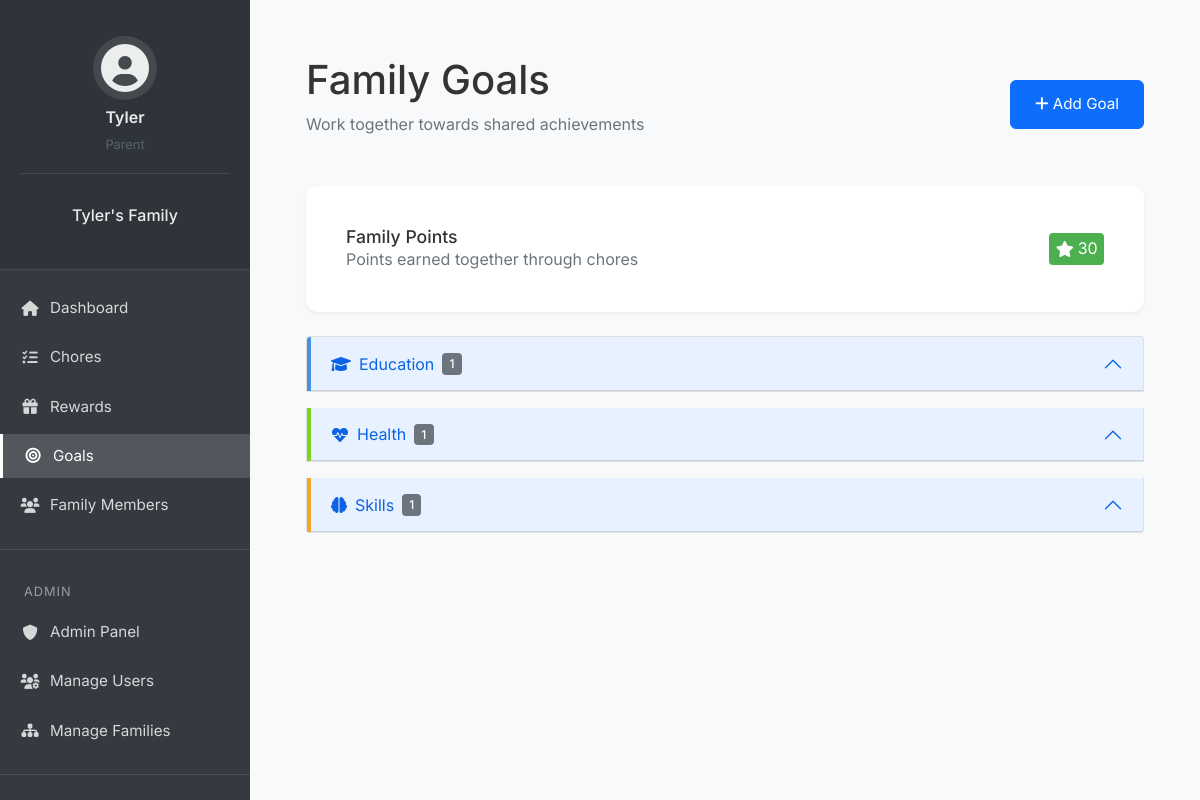
The page /goals/ (signed in) on the database its author committed.
### flask_app/models/user.py (models this page shows, shortened)
class User(db.Model, UserMixin):
    __tablename__ = 'user'
    id = db.Column(db.Integer, primary_key=True)
    username = db.Column(db.String(64), unique=True, nullable=False)
    email = db.Column(db.String(120), unique=True, nullable=False)
    password_hash = db.Column(db.String(128), nullable=False)
    pin = db.Column(db.String(4))
    created_at = db.Column(db.DateTime, default=datetime.utcnow)
    is_superuser = db.Column(db.Boolean, default=False)
    is_parent = db.Column(db.Boolean, default=False)
    family_id = db.Column(db.Integer, db.ForeignKey('family.id'))
    parent_id = db.Column(db.Integer, db.ForeignKey('user.id'), nullable=True)
    children = db.relationship('User', backref=db.backref('parent', remote_side=[id]))
    coins = db.Column(db.Integer, default=0)
    family_points = db.Column(db.Integer, default=0)
    avatar = db.Column(db.String(50), default='fa-user-circle')
    assigned_chores = db.relationship('Chore',
                                    foreign_keys='Chore.assigned_to_id',
                                    back_populates='assigned_to',
                                    lazy=True)
    created_chores = db.relationship('Chore',
                                   foreign_keys='Chore.created_by_id',
                                   back_populates='created_by',
                                   lazy=True)
    created_goals = db.relationship('Goal', back_populates='created_by', lazy=True)
    created_goal_categories = db.relationship('GoalCategory', back_populates='created_by', lazy=True)

class Family(db.Model):
    __tablename__ = 'family'
    id = db.Column(db.Integer, primary_key=True)
    name = db.Column(db.String(100), nullable=False)
    family_code = db.Column(db.String(6), unique=True, nullable=False)
    created_at = db.Column(db.DateTime, default=datetime.utcnow)
    members = db.relationship('User', backref='family', lazy=True)
    chores = db.relationship('Chore', backref='family', lazy=True)
    module_settings = db.relationship('ModuleSettings', back_populates='family', lazy=True)
    goals = db.relationship('Goal', back_populates='family', lazy=True)
    goal_categories = db.relationship('GoalCategory', back_populates='family', lazy=True)

class GoalCategory(db.Model):
    id = db.Column(db.Integer, primary_key=True)
    name = db.Column(db.String(100), nullable=False)
    color = db.Column(db.String(7), default='#6c757d')  # Hex color code
    icon = db.Column(db.String(50), default='fa-star')
    family_id = db.Column(db.Integer, db.ForeignKey('family.id'), nullable=False)
    created_by_id = db.Column(db.Integer, db.ForeignKey('user.id'), nullable=False)
    family = db.relationship('Family', back_populates='goal_categories')
    created_by = db.relationship('User', back_populates='created_goal_categories')
    goals = db.relationship('Goal', back_populates='category', cascade='all, delete-orphan')
    created_at = db.Column(db.DateTime, default=datetime.utcnow)
    updated_at = db.Column(db.DateTime, default=datetime.utcnow, onupdate=datetime.utcnow)

### flask_app/controllers/goals.py (the view)
@goals_bp.route('/')
@login_required
def list_goals():
    if not current_user.family:
        flash('You need to be part of a family to view goals.', 'warning')
        return redirect(url_for('main.dashboard'))
    categories = GoalCategory.query.filter_by(family_id=current_user.family_id).all()
    active_goals = Goal.query.filter_by(
        family_id=current_user.family_id,
        is_completed=False
    ).order_by(Goal.created_at.desc()).all()
    completed_goals = Goal.query.filter_by(
        family_id=current_user.family_id,
        is_completed=True
    ).order_by(Goal.completed_at.desc()).all()
    family_points = sum(member.family_points for member in current_user.family.members)
    return render_template('goals/list.html',
                         active_goals=active_goals,
                         completed_goals=completed_goals,
                         family_points=family_points,
                         categories=categories)

### flask_app/__init__.py (called while the page is built)
@login_manager.user_loader
def load_user(id):
    from flask_app.models.user import User
    return User.query.get(int(id))

### flask_app/templates/goals/list.html (shortened to what this page needs)
{% extends "base.html" %}
{% block authenticated_content %}
<div class="content-container">
    <div class="page-header d-flex justify-content-between align-items-center">
        <div>
            <h1>Family Goals</h1>
            <p class="text-muted">Work together towards shared achievements</p>
        </div>
        {% if current_user.is_parent %}
        <button class="btn btn-primary" data-bs-toggle="modal" data-bs-target="#addGoalModal">
            <i class="fas fa-plus"></i> Add Goal
        </button>
        {% endif %}
    </div>
    <div class="card mb-4">
        <div class="card-body">
            <div class="d-flex justify-content-between align-items-center">
                <div>
                    <h3 class="mb-0">Family Points</h3>
                    <p class="text-muted mb-0">Points earned together through chores</p>
                </div>
                <div class="points-display">
                    <span class="points-badge">
                        <i class="fas fa-star"></i> {{ family_points }}
                    </span>
                </div>
            </div>
        </div>
    </div>
    <div class="accordion" id="goalsAccordion">
        {% for category in categories %}
        {% set category_goals = active_goals|selectattr('category_id', 'equalto', category.id)|list %}
        {% if category_goals %}
        <div class="accordion-item mb-3">
            <h2 class="accordion-header" id="heading{{ category.id }}">
                <button class="accordion-button" type="button"
                        data-bs-toggle="collapse"
                        data-bs-target="#collapse{{ category.id }}"
                        style="border-left: 4px solid {{ category.color }}">
                    <i class="fas {{ category.icon }} me-2"></i>
                    {{ category.name }}
                    <span class="badge bg-secondary ms-2">{{ category_goals|length }}</span>
                </button>
            </h2>
        </div>
        {% endif %}
        {% endfor %}
        {% set uncategorized_goals = active_goals|selectattr('category_id', 'none')|list %}
    </div>
</div>
{% endblock %}

### flask_app/templates/partials/_sidebar.html (shortened to what this page needs)
<nav class="sidebar">
    <div class="sidebar-header">
        <div class="user-profile text-center mb-4">
            {% if current_user.avatar.startswith('fa-') %}
                <i class="fas {{ current_user.avatar }} fa-3x mb-2"></i>
            {% else %}
                <img src="{{ url_for('static', filename='img/avatars/' + current_user.avatar) }}"
                     alt="{{ current_user.username }}'s avatar"
                     class="avatar-img mb-2">
            {% endif %}
            <div class="user-info">
                <h6 class="mb-1">{{ current_user.username }}</h6>
                <small class="text-muted">
                    {% if current_user.is_parent %}
                        Parent
                    {% else %}
                        Child
                        <div class="coins-display mt-1">
                            <i class="fas fa-coins fa-xs"></i>
                            <span class="coins-text">{{ current_user.coins }}</span>
                        </div>
                    {% endif %}
                </small>
            </div>
        </div>
        {% if current_user.family %}
        <div class="family-info text-center mb-3">
            <h5>{{ current_user.family.name }}</h5>
        </div>
        {% endif %}
    </div>
    <ul class="nav flex-column">
        <li class="nav-item">
            <a class="nav-link {% if request.endpoint == 'main.dashboard' %}active{% endif %}"
               href="{{ url_for('main.dashboard') }}">
                <i class="fas fa-home"></i>
                <span>Dashboard</span>
            </a>
        </li>
        {% if current_user.family and module_settings.get('economy', True) %}
            <li class="nav-item" data-module="economy">
                <a class="nav-link {% if request.endpoint.startswith('chores.') %}active{% endif %}"
                   href="{{ url_for('chores.list_chores') }}">
                    <i class="fas fa-tasks"></i>
                    <span>Chores</span>
                </a>
            </li>
            <li class="nav-item" data-module="economy">
                <a class="nav-link {% if request.endpoint.startswith('rewards.') %}active{% endif %}"
                   href="{{ url_for('rewards.list_rewards') }}">
                    <i class="fas fa-gift"></i>
                    <span>Rewards</span>
                </a>
            </li>
            <li class="nav-item" data-module="economy">
                <a class="nav-link {% if request.endpoint.startswith('goals.') %}active{% endif %}"
                   href="{{ url_for('goals.list_goals') }}">
                    <i class="fas fa-bullseye"></i>
                    <span>Goals</span>
                </a>
            </li>
        {% endif %}
        {% if current_user.is_parent %}
            <li class="nav-item">
                <a class="nav-link {% if request.endpoint.startswith('family.') %}active{% endif %}"
                   href="{{ url_for('family.members') }}">
                    <i class="fas fa-users"></i>
                    <span>Family Members</span>
                </a>
            </li>
        {% endif %}
        {% if current_user.is_superuser and module_settings.get('admin', True) %}
            <li class="nav-divider" data-module="admin"></li>
            <li class="menu-label" data-module="admin">Admin</li>
            <li class="nav-item" data-module="admin">
                <a class="nav-link {% if request.endpoint.startswith('admin.') %}active{% endif %}"
                   href="{{ url_for('admin.index') }}">
                    <i class="fas fa-shield-alt"></i>
                    <span>Admin Panel</span>
                </a>
            </li>
            <li class="nav-item" data-module="admin">
                <a class="nav-link {% if request.endpoint == 'admin.users' %}active{% endif %}"
                   href="{{ url_for('admin.users') }}">
                    <i class="fas fa-users-cog"></i>
                    <span>Manage Users</span>
                </a>
            </li>
            <li class="nav-item" data-module="admin">
                <a class="nav-link {% if request.endpoint == 'admin.families' %}active{% endif %}"
                   href="{{ url_for('admin.families') }}">
                    <i class="fas fa-sitemap"></i>
                    <span>Manage Families</span>
                </a>
            </li>
        {% endif %}
        <li class="nav-divider"></li>
        <li class="nav-item">
            {% if current_user.is_parent %}
                <a class="nav-link {% if request.endpoint == 'settings.profile' %}active{% endif %}"
                   href="{{ url_for('settings.profile') }}">
                </a>
            {% else %}
                <a class="nav-link {% if request.endpoint == 'settings.child_profile' %}active{% endif %}"
                   href="{{ url_for('settings.child_profile') }}">
                    <i class="fas fa-user-cog"></i>
                    <span>My Profile</span>
                </a>
            {% endif %}
        </li>
    </ul>
</nav>

### flask_app/static/css/style.css (style rules this page uses)
:root { --primary-color: #4169E1; --secondary-color: #4CAF50; --background-color: #f8f9fa; --text-color: #333; --border-color: #e0e0e0; --shadow: 0 2px 4px rgba(0,0,0,0.05); }
body { background-color: var(--background-color); color: var(--text-color); font-family: 'Inter', -apple-system, BlinkMacSystemFont, sans-serif; line-height: 1.6; }
.btn { padding: 0.75rem 1.5rem; border-radius: 6px; font-size: 0.95rem; transition: all 0.2s ease; text-decoration: none; display: inline-block; }
.nav-link { color: #666 !important; font-size: 0.95rem; }
.card { background: white; padding: 1.5rem; border-radius: 12px; box-shadow: var(--shadow); border: none; }
.card h3 { color: var(--text-color); font-size: 1.1rem; margin-bottom: 1rem; }
.sidebar { width: 250px; background-color: var(--sidebar-bg, #2C3E7B); color: white; padding: 1.5rem 0; display: flex; flex-direction: column; position: fixed; height: 100vh; left: 0; top: 0; }
.sidebar-header { padding: 0 1.5rem 1.5rem; border-bottom: 1px solid rgba(255, 255, 255, 0.1); }
.menu-label { color: rgba(255, 255, 255, 0.5); font-size: 0.8rem; text-transform: uppercase; letter-spacing: 1px; padding: 0.5rem 1.5rem; margin-top: 0.5rem; }
.content-container { padding: 1.5rem; }
.page-header { margin-bottom: 2rem; }
.page-header h1 { margin-bottom: 0.5rem; }
.badge { padding: 0.4em 0.6em; font-size: 0.75em; font-weight: 500; }
.points-badge { background-color: #4CAF50; color: white; padding: 0.2rem 0.4rem; border-radius: 4px; display: inline-flex; align-items: center; gap: 0.25rem; }
.user-profile { padding: 1rem; border-bottom: 1px solid rgba(255, 255, 255, 0.1); }
.user-profile i.fas { color: rgba(255, 255, 255, 0.9); background: rgba(255, 255, 255, 0.1); width: 64px; height: 64px; line-height: 64px; border-radius: 50%; margin-bottom: 0.5rem; }
.user-profile .user-info { color: rgba(255, 255, 255, 0.9); }
.user-profile .user-info h6 { margin: 0; font-weight: 600; }
.user-profile .user-info small { font-size: 0.8rem; opacity: 0.7; }
.family-info h5 { color: rgba(255, 255, 255, 0.9); font-size: 1rem; margin: 0; padding: 0.5rem; }
.sidebar { padding-top: 0; }
.sidebar-header { margin-bottom: 1rem; }

### flask_app/templates/partials/_sidebar.html (style rules this page uses)
.sidebar { min-width: 250px; max-width: 250px; min-height: 100vh; background: #343a40; color: #fff; transition: all 0.3s; }
.sidebar .nav-link { color: rgba(255, 255, 255, 0.8); padding: 10px 20px; transition: all 0.3s; }
.sidebar .nav-link i { margin-right: 10px; width: 20px; text-align: center; }
.sidebar-header { padding: 20px; background: rgba(0, 0, 0, 0.1); }
.sidebar .nav-item { margin-bottom: 5px; }
.user-profile i.fas { color: rgba(255, 255, 255, 0.9); background: rgba(255, 255, 255, 0.1); width: 64px; height: 64px; line-height: 64px; border-radius: 50%; margin-bottom: 0.5rem; }
.nav-divider { height: 1px; background-color: rgba(255, 255, 255, 0.1); margin: 1rem 0; }
.menu-label { color: rgba(255, 255, 255, 0.5); font-size: 0.8rem; text-transform: uppercase; letter-spacing: 1px; padding: 0.5rem 1.5rem; margin-top: 0.5rem; }
.nav-link { display: flex; align-items: center; padding: 0.75rem 1.5rem; color: rgba(255, 255, 255, 0.8) !important; transition: all 0.3s ease; }
.nav-link.active { background-color: rgba(255, 255, 255, 0.15); color: white !important; border-left: 3px solid white; }
.nav-link i { width: 20px; margin-right: 10px; text-align: center; }

### rows shown on the page
User: username "Tyler"
Family: family.name "Tyler's Family"
GoalCategory: name "Education", category_goals "1"
GoalCategory: name "Health", category_goals "1"
GoalCategory: name "Skills", category_goals "1"

### other values the page prints
{{ family_points }} "30"
